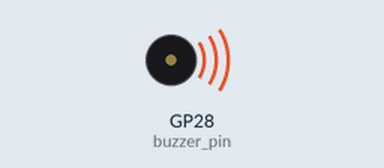
Simulated run of this program. Board: Raspberry Pi Pico running MicroPython. Shown: buzzer (waves = sounding). At 9.6 s the program stops and its outputs stay as they are.

Above: at 0.2 s.
At 1.5 s:
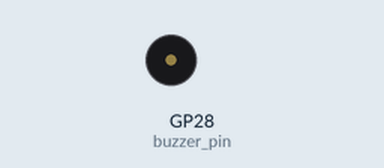
Timing chart, 0 to 3.0 s (numbered marks = the images above):
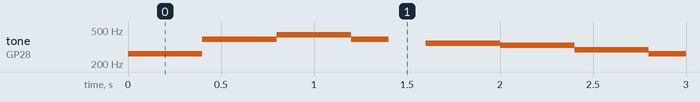

Measured:
- by itself, tone on GP28 (buzzer_pin): plays 262 Hz for 0.40 s, 392 Hz for 0.40 s, 440 Hz for 0.40 s, 392 Hz for 0.20 s, 349 Hz for 0.40 s, 330 Hz for 0.40 s … (24 notes in this stretch)

The program:

Play_a_Melody.py
```python
# Buzzer on gpio 28 to groud.

import machine
import time

# Define the notes for the melody
melody = [
  262, 262, 392, 392, 440, 440, 392, 0,
  349, 349, 330, 330, 294, 294, 262, 0,
  392, 392, 349, 349, 330, 330, 294, 0,
  392, 392, 349, 349, 330, 330, 294, 0,
  262, 262, 392, 392, 440, 440, 392, 0,
  349, 349, 330, 330, 294, 294, 262, 0
]

# Set up the buzzer on GPIO 28
buzzer_pin = machine.Pin(28, machine.Pin.OUT)
buzzer = machine.PWM(buzzer_pin)

# Play the melody
for note in melody:
    if note == 0:
        buzzer.duty_u16(0)
    else:
        buzzer.freq(note)
        buzzer.duty_u16(32767)
    time.sleep(0.2)

# Turn off the buzzer
buzzer.deinit()
```
